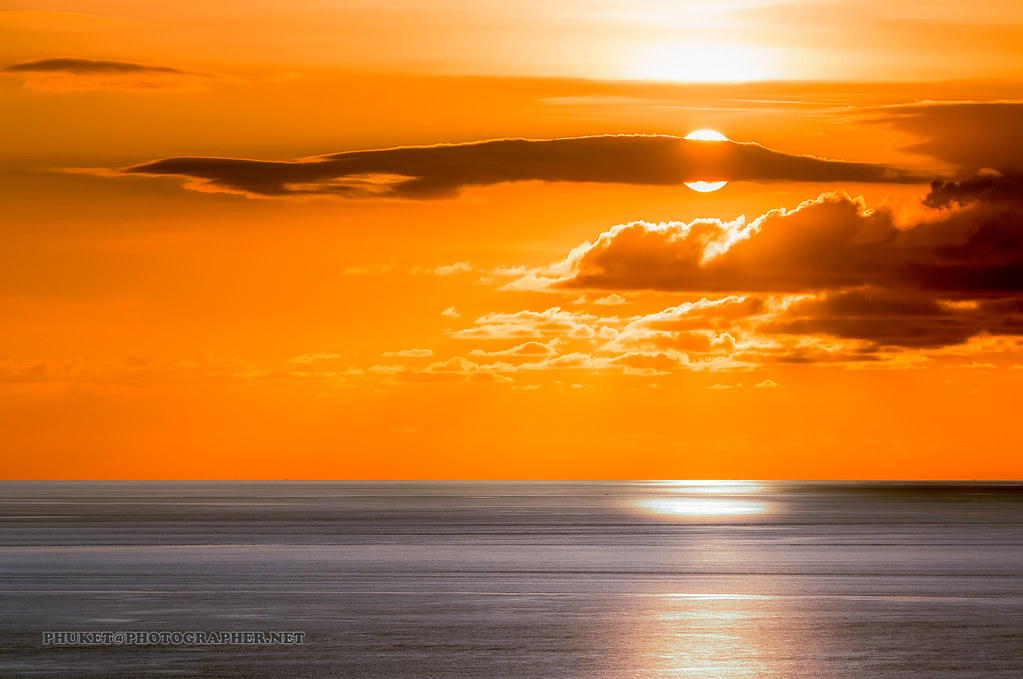
#> input picture Ex3/sunset.jpg, 1023 x 679 px
$ python ex3_main.py   (older library calls are emulated)
#> lines starting #> are read from the running program, lines starting #| are printed output that depends on the picture
### Ex3/ex3_utils.py
import sys
from typing import List

import numpy as np
import cv2
from numpy.linalg import LinAlgError
import matplotlib.pyplot as plt

ksize = 5
sigma = 0.3*((ksize-1)*0.5-1)+0.8
kerenl = cv2.getGaussianKernel(ksize,sigma)


# [10 lines left out: function opticalFlow, not called in this run]


def laplaceianReduce(img: np.ndarray, levels: int = 4) -> List[np.ndarray]:
    """
    Creates a Laplacian pyramid
    :param img: Original image
    :param levels: Pyramid depth
    :return: Laplacian Pyramid (list of images)
    """
    pyramids = []
    gauss_pyr = gaussianPyr(img,levels)
    for i in range(levels-1):
        temp = gaussExpand(gauss_pyr[i+1],kerenl)
        subt = gauss_pyr[i]-temp
        pyramids.append(subt)
    pyramids.append(gauss_pyr[levels-1])

    return pyramids


# [13 lines left out: function laplaceianExpand, not called in this run]


def gaussianPyr(img: np.ndarray, levels: int = 4) -> List[np.ndarray]:
    """
    Creates a Gaussian Pyramid
    :param img: Original image
    :param levels: Pyramid depth
    :return: Gaussian pyramid (list of images)
    """
    output = [img]
    if levels == 0:
        return output

    for i in range(1, levels + 1):
        output.append(reduce(output[i - 1]))

    return output


def gaussExpand(img: np.ndarray, gs_k: np.ndarray) -> np.ndarray:
    """
    Expands a Gaussian pyramid level one step up
    :param img: Pyramid image at a certain level
    :param gs_k: The kernel to use in expanding
    :return: The expanded level
    """
    ker = 2*gs_k
    h,w = img.shape[:2]
    res = np.zeros((h*2,w*2))
    for i in range(h):
        for j in range(w):
            res[i*2,j*2] = img[i,j]
    res = cv2.filter2D(res,-1,ker,cv2)
    res = np.transpose(res)
    res = cv2.filter2D(res,-1,ker)
    res = np.transpose(res)
    return res


# [21 lines left out: function pyrBlend, not called in this run]
    # END OF FUNCTION.


def reduce(image):
  kernel = cv2.getGaussianKernel(ksize=ksize,sigma=sigma)
  convolved = cv2.filter2D(image,-1,kernel,borderType=cv2.BORDER_REPLICATE)
  return convolved[::2, ::2]

  '''
  def reduce(image):
  kernel = cv2.getGaussianKernel(ksize=ksize,sigma=sigma)
  convolved = cv2.filter2D(image,-1,kernel,borderType=cv2.BORDER_REPLICATE)
  return convolved[::2, ::2]
  '''

### Ex3/ex3_main.py
from ex3_utils import *
import time
import cv2
import matplotlib.pyplot as plt

# [41 lines left out: functions lkDemo, displayOpticalFlow, pyrGaussianDemo, not called in this run]


def pyrLaplacianDemo(img_path):
#> called with img_path = 'sunset.jpg'
    print("Laplacian Pyramid Demo")
    img = cv2.cvtColor(cv2.imread(img_path), cv2.COLOR_BGR2GRAY) / 255
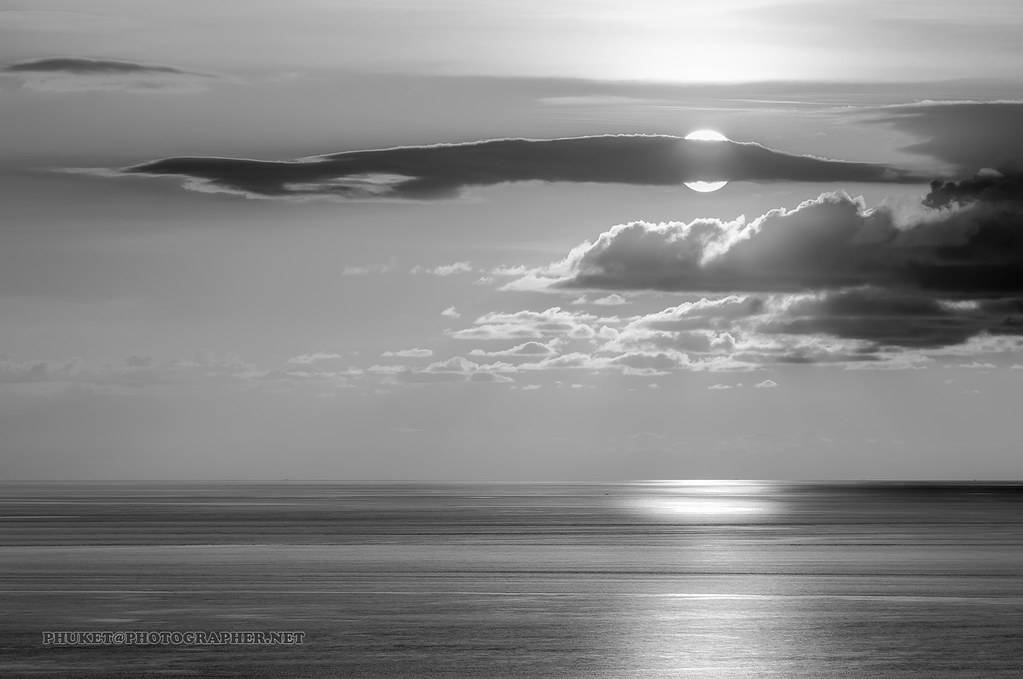
#> img: shape (679, 1023) float64; min 0.0196, max 1, mean 0.527
    lvls = 7

    lap_pyr = laplaceianReduce(img, lvls)
#> the loop in gaussianPyr, `for i in range(1, levels + 1):` made 7 passes
#> pass 3, in reduce (call 3), `convolved = cv2.filter2D(image,-1,kernel,borderType=cv2.BORDER_REPLICA..`:
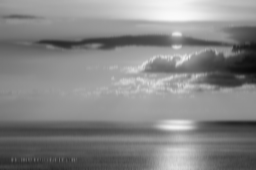
#> convolved: shape (170, 256) float64; min 0.0339, max 0.98, mean 0.528
#> after the loop in gaussianPyr, `for i in range(1, levels + 1):`: output = 8 items
#> after the loop in laplaceianReduce, `for i in range(levels-1):`: pyramids = []
    re_lap = laplaceianExpand(lap_pyr)

    f, ax = plt.subplots(2, lvls + 1)
    plt.gray()
    for i in range(lvls):
        ax[0, i].imshow(lap_pyr[i])
        ax[1, i].hist(lap_pyr[i].ravel(), 256, [lap_pyr[i].min(), lap_pyr[i].max()])

    ax[0, -1].set_title('Original Image')
    ax[0, -1].imshow(re_lap)
    ax[1, -1].hist(re_lap.ravel(), 256, [0, 1])
    plt.show()


# [18 lines left out: function blendDemo, not called in this run]


def main():
    # img_path = 'boxman.jpg'
    # lkDemo(img_path)
    # pyrGaussianDemo('pyr_bit.jpg')
    pyrLaplacianDemo('sunset.jpg')
    # blendDemo()


if __name__ == '__main__':
#> (the run stopped early here; a loop or call above may not have finished)
